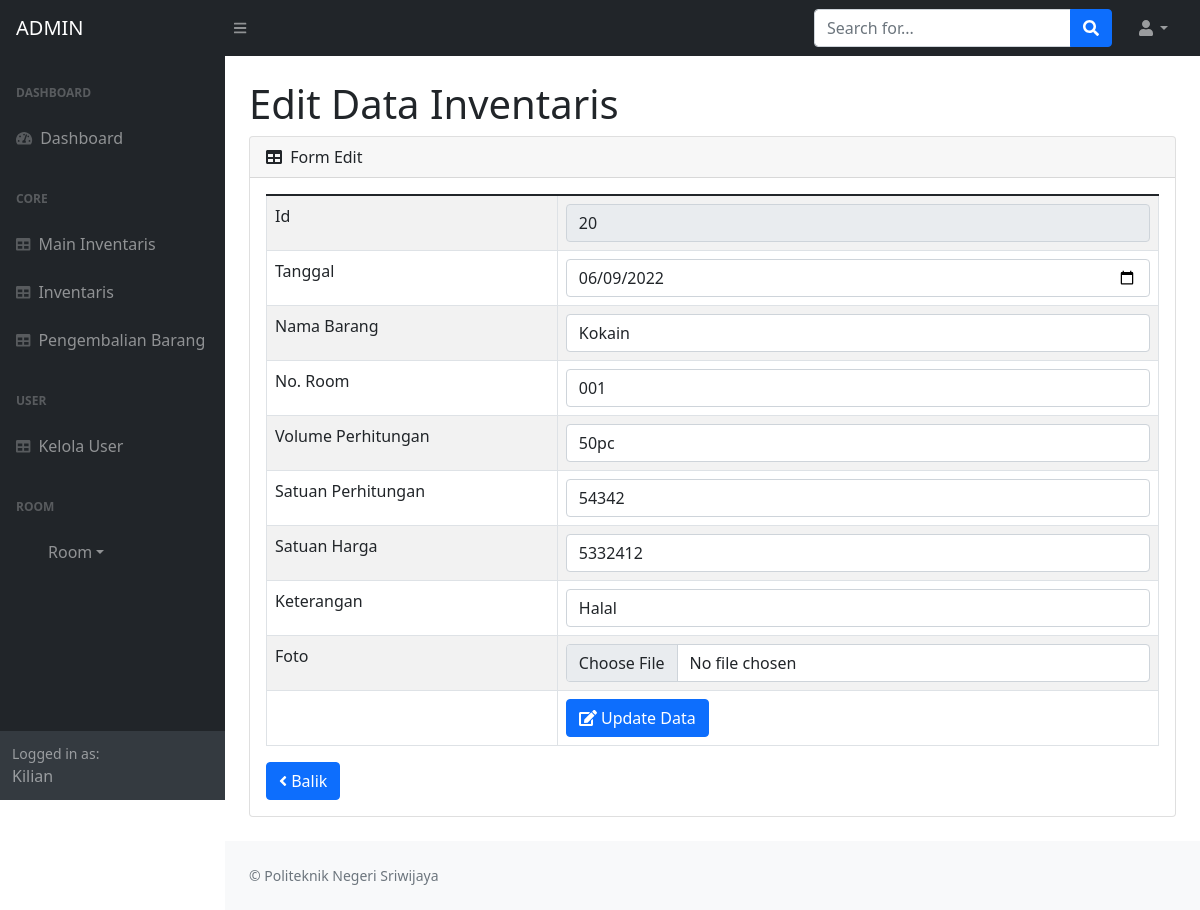
/admin.php?page=isi_inventory/edit&isi_inventory=20 (signed in), run on the app's committed database.
### tables this page shows
CREATE TABLE `inventory_admin` (
  `id` int(20) NOT NULL,
  `tanggal` date NOT NULL,
  `nama_barang` varchar(100) NOT NULL,
  `no_room` varchar(20) NOT NULL,
  `volume_perhitungan` varchar(100) NOT NULL,
  `satuan_perhitungan` int(20) NOT NULL,
  `satuan_harga` int(20) NOT NULL,
  `total_harga` int(20) NOT NULL,
  `keterangan` varchar(75) NOT NULL,
  `status` varchar(20) NOT NULL,
  `foto` varchar(250) NOT NULL
);

### fungsi/view/view.php (called while the page is built, shortened)
<?php
	 class view {
		protected $db;
		function __construct($db){
			$this->db = $db;
		}
			function inventoryadmin_id_edit($id){
				$sql = "select * from inventory_admin where id =?";
				$row = $this-> db -> prepare($sql);
				$row -> execute(array($id));
				$hasil = $row -> fetch();
				return $hasil;
			}
	 }

### admin/module/isi_inventory/edit/index.php (the view, shortened to what this page needs)
      <?php
	$id = $_GET['isi_inventory'];
	$hasil = $lihat -> inventoryadmin_id_edit($id);
?>
	 <div id="layoutSidenav_content">
                  <div class="col-lg-12 main-chart">
						<div class="container-fluid px-4">
                        <h1 class="mt-4">Edit Data Inventaris</h1>
						<div class="card mb-4">
                            <div class="card-header">
                                <i class="fas fa-table me-1"></i>
                                Form Edit
                            </div>
							<div class="card-body">
							<table class="table table-bordered table-striped" >
							<form action="fungsi/edit/edit_admin.php?isi_inventory=edit" method="POST" enctype="multipart/form-data">
											<tr>
												<td>Id</td>
												<td><input type="number" required readonly value="<?php echo $hasil['id'];?>"class="form-control"  name="id"></td>
											</tr>
                                            <tr>
												<td>Tanggal</td>
												<td><input type="date" required value="<?php echo $hasil['tanggal'];?>"class="form-control"  name="tanggal"></td>
											</tr>
                                             <tr>
												<td>Nama Barang</td>
												<td><input type="text" required value="<?php echo $hasil['nama_barang'];?>"class="form-control"  name="nama_barang"></td>
											</tr>
											<tr>
												<td>No. Room</td>
												<td><input type="text" required value="<?php echo $hasil['no_room'];?>"class="form-control"  name="no_room"></td>
											</tr>
                                            <tr>
												<td>Volume Perhitungan</td>
												<td><input type="text" required value="<?php echo $hasil['volume_perhitungan'];?>" class="form-control"  name="volume_perhitungan"></td>
											</tr>
                                            <tr>
												<td>Satuan Perhitungan</td>
												<td><input type="number" required value="<?php echo $hasil['satuan_perhitungan'];?>" required class="form-control"  name="satuan_perhitungan"></td>
											</tr>
                                            <tr>
												<td>Satuan Harga</td>
												<td><input type="number" required value="<?php echo $hasil['satuan_harga'];?>" class="form-control"  name="satuan_harga"></td>
											</tr>
                                            <tr>
												<td>Keterangan</td>
												<td><input type="text" required value="<?php echo $hasil['keterangan'];?>"class="form-control"  name="keterangan"></td>
											</tr>
											<tr>
												<td>Foto</td>
												<td><input type="file" required value="<?php echo $hasil['foto'];?>"class="form-control"  name="foto"></td>
											</tr>
                                            <tr>
									<td></td>
									<td><button class="btn btn-primary"><i class="fa fa-edit"></i> Update Data</button>
										</td>
								</tr>
							</form>
						</table>
						<a href="admin.php?page=isi_inventory&id=<?php echo $hasil['no_room'];?>"><button class="btn btn-primary"><i class="fa fa-angle-left"></i> Balik </button></a>
							</div>
						</div>
				  </div>
				  </div>

### data on the page
inventory_admin: id "20", tanggal "06/09/2022", nama_barang "Kokain", no_room "001", volume_perhitungan "50pc", satuan_perhitungan "54342", satuan_harga "5332412", keterangan "Halal"

### other printed values
$_SESSION['jenis_user'] "ADMIN"
$_SESSION['username'] "Kilian"
